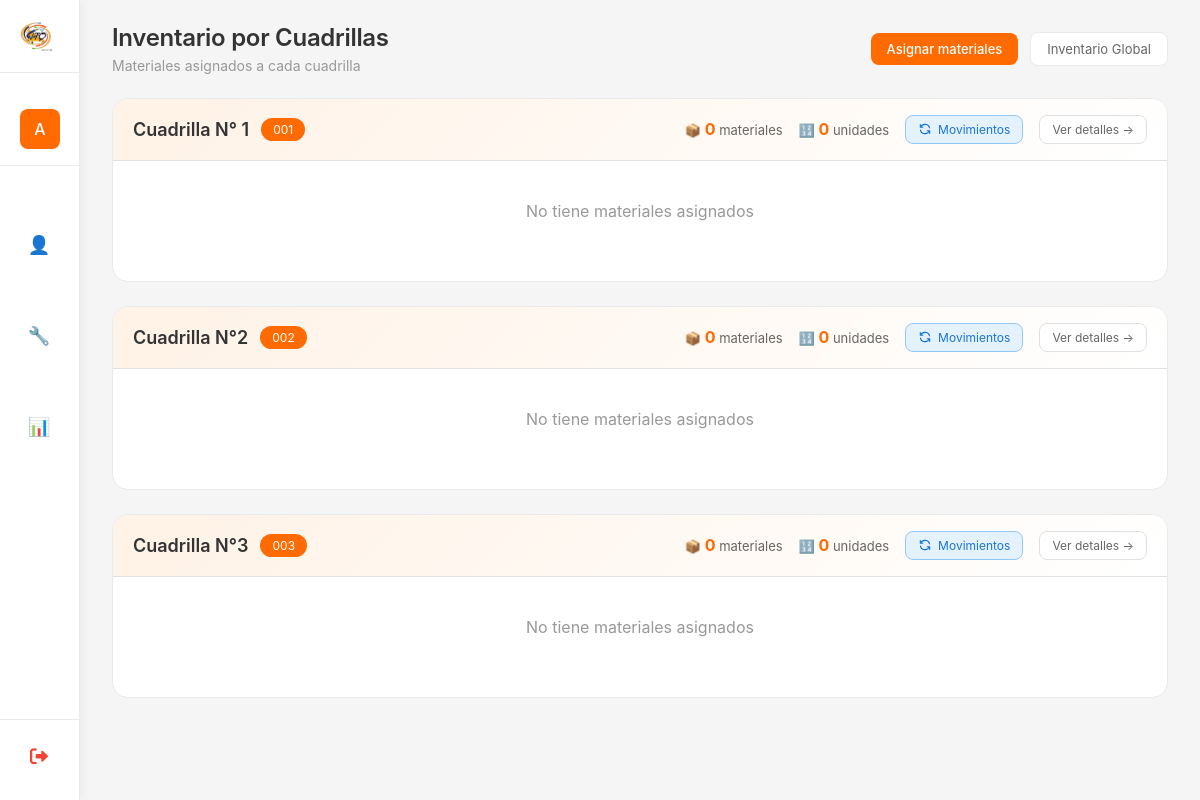
The page /inventario/todas-cuadrillas/ (signed in) on the database as committed earlier.
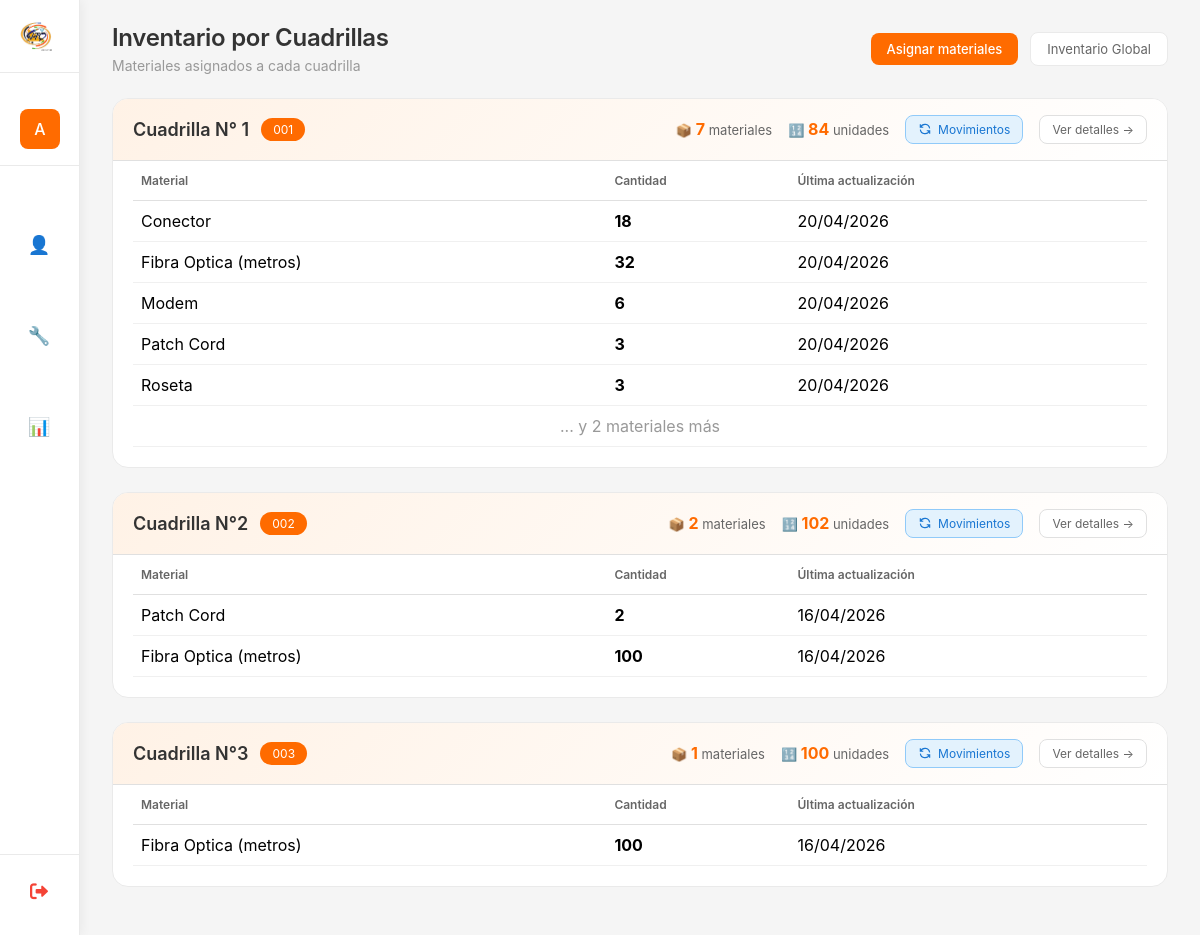
The same page on the database as committed later.
### myapp/models.py (models this page shows, shortened)
class Cuadrilla(models.Model):
    class EstadoCuadrilla(models.TextChoices):
        DISPONIBLE = 'DISPONIBLE', 'Disponible'
        OCUPADO = 'OCUPADO', 'Ocupado'
        EN_DESCANSO = 'DESCANSO', 'En Descanso'
        INACTIVO = 'INACTIVO', 'Inactivo'
    nombre = models.CharField(
        max_length=100,
        unique=True,
        verbose_name="Nombre de la Cuadrilla"
    )
    codigo = models.CharField(
        max_length=20,
        unique=True,
        verbose_name="Código de Cuadrilla",
        help_text="Ej: C001, INST-001"
    )
    instaladores = models.ManyToManyField(
        'PerfilUsuario',
        related_name='cuadrillas',
        verbose_name="Instaladores",
        blank=True
    )
    estado = models.CharField(
        max_length=20,
        choices=EstadoCuadrilla.choices,
        default=EstadoCuadrilla.DISPONIBLE,
        verbose_name="Estado de la Cuadrilla",
        db_index=True
    )
    fecha_creacion = models.DateTimeField(
        auto_now_add=True,
        verbose_name="Fecha de creación"
    )
    fecha_actualizacion = models.DateTimeField(
        auto_now=True,
        verbose_name="Última actualización"
    )
    creado_por = models.ForeignKey(
        User,
        on_delete=models.SET_NULL,
        null=True,
        blank=True,
        related_name='cuadrillas_creadas',
        verbose_name="Creado por"
    )
    activo = models.BooleanField(
        default=True,
        verbose_name="Activo"
    )
    class Meta:
        verbose_name = "Cuadrilla"
        verbose_name_plural = "Cuadrillas"
        ordering = ['nombre']
        indexes = [
            models.Index(fields=['estado']),
            models.Index(fields=['activo']),
            models.Index(fields=['codigo']),
        ]

class InventarioCuadrilla(models.Model):
    cuadrilla = models.ForeignKey(
        Cuadrilla,
        on_delete=models.CASCADE,
        related_name='inventario',
        verbose_name="Cuadrilla"
    )
    material = models.ForeignKey(
        Material,
        on_delete=models.PROTECT,
        related_name='inventario_cuadrillas',
        verbose_name="Material"
    )
    cantidad = models.PositiveIntegerField(default=0, verbose_name="Cantidad en cuadrilla")
    ultima_actualizacion = models.DateTimeField(auto_now=True)
    class Meta:
        verbose_name = "Inventario de Cuadrilla"
        verbose_name_plural = "Inventarios de Cuadrillas"
        unique_together = ['cuadrilla', 'material']

class Material(models.Model):
    nombre = models.CharField(max_length=50, unique=True, verbose_name="Nombre del material")
    activo = models.BooleanField(default=True, verbose_name="Activo")
    fecha_creacion = models.DateTimeField(auto_now_add=True)
    class Meta:
        verbose_name = "Material"
        verbose_name_plural = "Materiales"
        ordering = ['nombre']

### myapp/views_inventario.py (the view)
# urls.py: path('inventario/todas-cuadrillas/', inventario_todas_cuadrillas, name='inventario_todas_cuadrillas'),
@login_required
@staff_member_required
def inventario_todas_cuadrillas(request):
    es_admin = request.user.is_superuser or request.user.groups.filter(name='Administrador').exists()
    if not es_admin:
        messages.error(request, 'No tienes permisos para acceder a esta página.')
        return redirect('dashboard')
    cuadrillas = Cuadrilla.objects.filter(activo=True).order_by('nombre')
    inventario_por_cuadrilla = []
    for cuadrilla in cuadrillas:
        inventario = InventarioCuadrilla.objects.filter(
            cuadrilla=cuadrilla
        ).select_related('material')
        total_unidades = sum(item.cantidad for item in inventario)
        inventario_por_cuadrilla.append({
            'cuadrilla': cuadrilla,
            'inventario': inventario,
            'total_materiales': inventario.count(),
            'total_unidades': total_unidades,
        })
    context = {
        'inventario_por_cuadrilla': inventario_por_cuadrilla,
    }
    return render(request, 'Inventario/inventario_todas_cuadrillas.html', context)

### myapp/templates/Inventario/inventario_todas_cuadrillas.html (shortened to what this page needs)
{% extends 'Inicio_De_Sesion/base.html' %}
{% load static %}
{% block page_title %}Inventario por Cuadrillas{% endblock %}
{% block page_subtitle %}Materiales asignados a cada cuadrilla{% endblock %}
{% block header_actions %}
<a href="{% url 'inventario_asignar_cuadrilla' %}" class="btn-primary">
    Asignar materiales
</a>
<a href="{% url 'inventario_global_lista' %}" class="btn-secondary">
    Inventario Global
</a>
{% endblock %}
{% block content %}
{% for item in inventario_por_cuadrilla %}
<div class="cuadrilla-card">
    <div class="cuadrilla-header">
        <div class="cuadrilla-titulo">
            <h3>{{ item.cuadrilla.nombre }}</h3>
            <span class="codigo">{{ item.cuadrilla.codigo }}</span>
        </div>
        <div class="cuadrilla-stats">
            <div class="stat">
                📦 <strong>{{ item.total_materiales }}</strong> materiales
            </div>
            <div class="stat">
                🔢 <strong>{{ item.total_unidades }}</strong> unidades
            </div>
            <a href="{% url 'inventario_movimientos_cuadrilla' item.cuadrilla.id %}" class="btn-movimientos" title="Ver movimientos de inventario">
                <svg width="14" height="14" viewBox="0 0 24 24" fill="none" stroke="currentColor" stroke-width="2">
                    <path d="M4 4v5h.582m15.356 2A8.001 8.001 0 004.582 9m0 0H9m11 11v-5h-.581m0 0a8.003 8.003 0 01-15.357-2m15.357 2H15"/>
                </svg>
                Movimientos
            </a>
            <a href="{% url 'inventario_cuadrilla_detalle' item.cuadrilla.id %}" class="btn-ver">
                Ver detalles →
            </a>
        </div>
    </div>
    <div class="table-container">
        {% if item.inventario %}
        <table class="table">
            <thead>
                <tr>
                    <th>Material</th>
                    <th>Cantidad</th>
                    <th>Última actualización</th>
                </thead>
            <tbody>
                {% for inv in item.inventario|slice:":5" %}
                <tr>
                    <td>{{ inv.material.nombre }}</div>
                    <td><strong>{{ inv.cantidad }}</strong></div>
                    <td>{{ inv.ultima_actualizacion|date:"d/m/Y" }}</div>
                </tr>
                {% endfor %}
                {% if item.inventario|length > 5 %}
                <tr>
                    <td colspan="3" style="text-align: center; color: #999;">
                        ... y {{ item.inventario|length|add:"-5" }} materiales más
                </tr>
                {% endif %}
        {% else %}
        <div class="empty-message">
            No tiene materiales asignados
        </div>
        {% endif %}
    </div>
</div>
{% endfor %}
{% endblock %}

Rows that differ between the two databases and show on the page:
shown differently, row unchanged: Cuadrilla "Cuadrilla N° 1": total_materiales "0" → "7"; total_unidades "0" → "84"; inventario|length (not shown) → "2"; text "No tiene materiales asignados" → "Material Cantidad Última actualización ... y materiales más"
added InventarioCuadrilla: material.nombre "Conector", cantidad "18", ultima_actualizacion "20/04/2026", shown under Cuadrilla "Cuadrilla N° 1"
added InventarioCuadrilla: material.nombre "Fibra Optica (metros)", cantidad "32", ultima_actualizacion "20/04/2026", shown under Cuadrilla "Cuadrilla N° 1"
added InventarioCuadrilla: material.nombre "Modem", cantidad "6", ultima_actualizacion "20/04/2026", shown under Cuadrilla "Cuadrilla N° 1"
added InventarioCuadrilla: material.nombre "Patch Cord", cantidad "3", ultima_actualizacion "20/04/2026", shown under Cuadrilla "Cuadrilla N° 1"
added InventarioCuadrilla: material.nombre "Roseta", cantidad "3", ultima_actualizacion "20/04/2026", shown under Cuadrilla "Cuadrilla N° 1"
computed for Cuadrilla "Cuadrilla N°2": total_materiales "0" → "2"; total_unidades "0" → "102"; text "No tiene materiales asignados" → "Material Cantidad Última actualización"
added InventarioCuadrilla: material.nombre "Patch Cord", cantidad "2", ultima_actualizacion "16/04/2026", shown under Cuadrilla "Cuadrilla N°2"
added InventarioCuadrilla: material.nombre "Fibra Optica (metros)", cantidad "100", ultima_actualizacion "16/04/2026", shown under Cuadrilla "Cuadrilla N°2"
computed for Cuadrilla "Cuadrilla N°3": total_materiales "0" → "1"; total_unidades "0" → "100"; text "No tiene materiales asignados" → "Material Cantidad Última actualización"
added InventarioCuadrilla: material.nombre "Fibra Optica (metros)", cantidad "100", ultima_actualizacion "16/04/2026", shown under Cuadrilla "Cuadrilla N°3"
